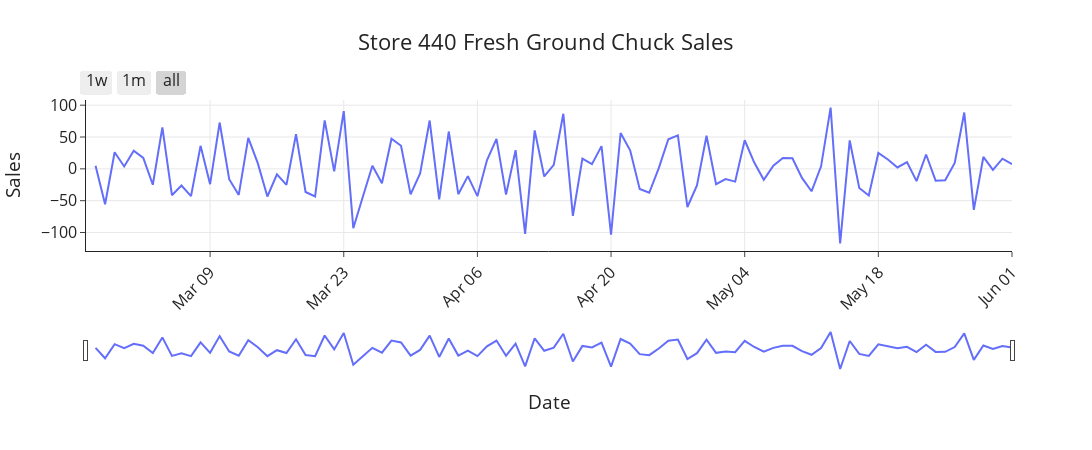

The notebook cell saved with this chart:
### Code cell
# 🤘 this time we want to plot the difference. of course, we are going to use our implementation because it rocks!!
plot(title='Fresh Ground Chuck Price', data=ds, x='sale_date', y='custom_diff',
     x_label='Date', y_label='Sales')
